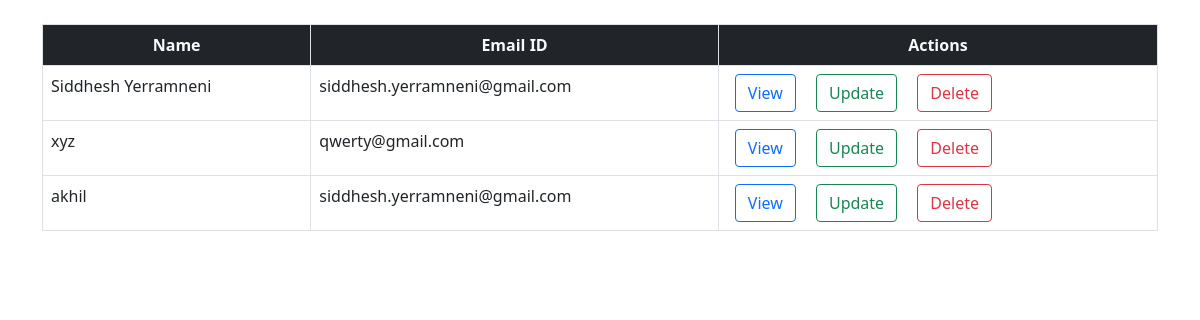
The page /display/ on the database as committed earlier.
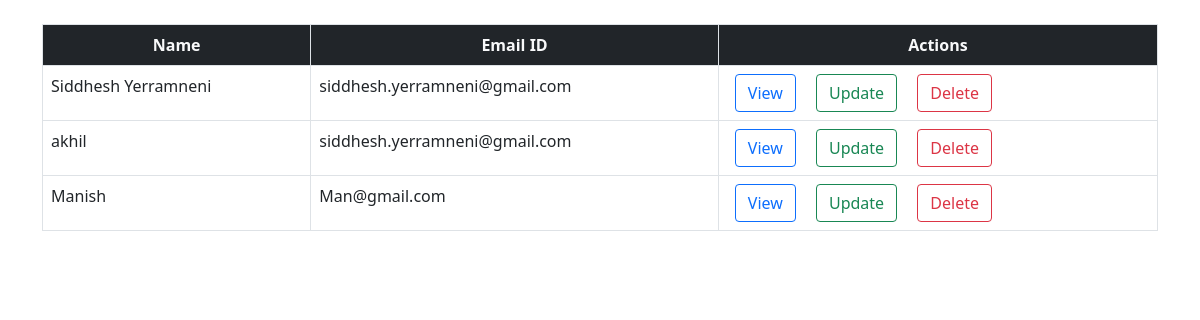
The same page on the database as committed later.
### FirstApp/models.py (models this page shows, shortened)
class Register(models.Model):
    name = models.CharField(max_length=50)
    email = models.EmailField(max_length=50)

### FirstApp/views.py (the view)
# urls.py: path('display/',views.display,name="dt"),
def display(req):
    data=Register.objects.all()
    return render(req,'html/display1.html',{'data':data})

### FirstApp/templates/html/display1.html (shortened to what this page needs)
{% load static %}
<!DOCTYPE html>
<html lang="en">
<head>
    <link rel="stylesheet" href="{% static 'css/bootstrap.min.css' %}">
</head>
<body>
    <div class="container mt-4">
        <div class="col-md">
            <table class="table table-bordered table-hover">
                <thead class="bg-dark text-center text-light">
                    <th>Name</th>
                    <th>Email ID</th>
                    <th>Actions</th>
                </thead>
                <tbody>
                    {% for row in data %}
                    <tr>
                        <td>{{row.name}}</td>
                        <td>{{row.email}}</td>
                        <td>
                            <a href="{% url 'sv' row.id %}" class="btn btn-outline-primary mx-2">View</a>
                            <a href="{% url 'sup' row.id %}" class="btn btn-outline-success mx-2">Update</a>
                            <a href="{% url 'sdel' row.id %}" class="btn btn-outline-danger mx-2">Delete</a>
                        </td>
                    </tr>
                    {% endfor %}
                </tbody>
            </table>
        </div>
    </div>
</body>
</html>

Rows that differ between the two databases and show on the page:
removed Register: name "xyz", email "qwerty@gmail.com"
added Register: name "Manish", email "Man@gmail.com"
